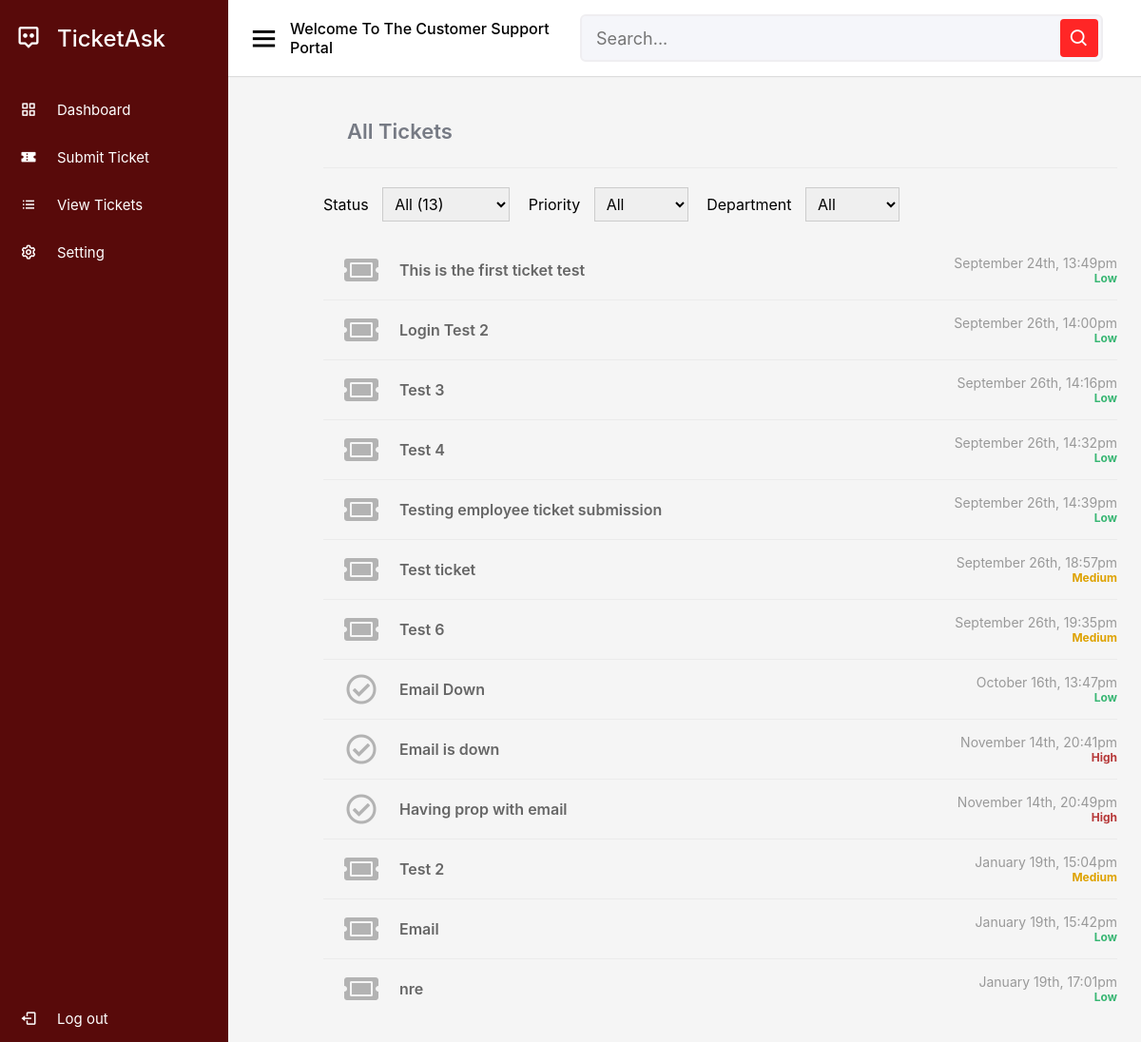
The app's page /tickets.php (signed in) with its own data.
### tables this page shows
CREATE TABLE `Ticket` (
  `ticket_id` int(11) NOT NULL,
  `opened` datetime NOT NULL DEFAULT current_timestamp(),
  `subject` varchar(35) NOT NULL,
  `customer_id` int(11) NOT NULL,
  `employee_id` int(11) DEFAULT NULL,
  `status_id` int(11) NOT NULL DEFAULT 1,
  `priority_id` int(11) NOT NULL DEFAULT 1,
  `queue_id` int(11) NOT NULL DEFAULT 1
);

### tickets.php (the view, shortened to what this page needs)
<?php
include 'functions.php';
$pdo = pdo_connect_mysql();
$status_id = isset($_GET['status_id']) ? $_GET['status_id'] : 'all';
$queue_id = isset($_GET['queue_id']) ? $_GET['queue_id'] : 'all';
$priority_id = isset($_GET['priority_id']) ? $_GET['priority_id'] : 'all';
$sql = 'WHERE customer_id = :customer_id AND';
$sql .= $status_id != 'all' ? ' status_id = :status_id AND' : '';
$sql .= $queue_id != 'all' ? ' queue_id = :queue_id AND' : '';
$sql .= $priority_id != 'all' ? ' priority_id = :priority_id AND' : '';
$sql = rtrim($sql,'AND');
$stmt = $pdo->prepare('SELECT * FROM Ticket ' . $sql . ' ORDER BY opened ASC');
$stmt->bindParam(':customer_id',$_SESSION['customer_id']);
$stmt->execute();
$tickets = $stmt->fetchAll(PDO::FETCH_ASSOC);
$stmt = $pdo->prepare('SELECT COUNT(*) FROM Ticket WHERE customer_id = ?');
$stmt->execute([$_SESSION['customer_id']]);
$num_tickets = $stmt->fetchColumn();
if ($status_id == 1) {
	$status_str = 'open';
} elseif ($status_id == 2) {
	$status_str = 'closed';
} elseif ($status_id == 3) {
	$status_str = 'resolved';
} else {
	$status_str = 'all';
}
?>
<?=template_header('Tickets')?>
<div class="content tickets">
<h2><?=ucfirst($status_str)?> Tickets</h2>
<form action="" method="get">
	<div>
		<label for="status_id">Status</label>
		<select name="status_id" id="status_id" onchange="this.parentElement.parentElement.submit()">
			<option value="all"<?=$status_id=='all'?' selected':''?>>All (<?=number_format($num_tickets)?>)</option>
		</select>
		<label for="priority_id">Priority</label>
		<select name="priority_id"id="priority_id" onchange="this.parentElement.parentElement.submit()">
			<option value="all"<?=$priority_id=='all'?' selected':''?>>All</option>
		</select>
		<label for="queue_id">Department</label>
		<select name="queue_id"id="queue_id" onchange="this.parentElement.parentElement.submit()">
			<option value="all"<?=$queue_id=='all'?' selected':''?>>All</option>
		</select>
	</div>
</form>
<div class="tickets-list">
	<?php foreach ($tickets as $ticket): ?>
	<a href="view.php?ticket_id=<?=$ticket['ticket_id']?>" class="ticket">
		<span class="con">
			<?php if ($ticket['status_id'] == 1): ?>
			<i class="fas fa-ticket-alt fa-2x"></i>
			<?php elseif ($ticket['status_id'] == 2): ?>
			<i class="far fa-window-close fa-2x"></i>
			<?php elseif ($ticket['status_id'] == 3): ?>
			<i class="far fa-check-circle fa-2x"></i>
			<?php endif; ?>
		</span>
		<span class="con">
				<span class="title"><?=htmlspecialchars($ticket['subject'], ENT_QUOTES)?></span>
		</span>
		<span class="con2">
				<span class="created responsive-hidden"><?=date('F dS, G:ia', strtotime($ticket['opened']))?>
				</span>
				<?php if ($ticket['priority_id'] == 1): ?>
				<span class="priority low">Low</span>
				<?php elseif ($ticket['priority_id'] == 2): ?>
				<span class="priority medium">Medium</span>
				<?php elseif ($ticket['priority_id'] == 3): ?>
				<span class="priority high">High</span>
				<?php endif; ?>
		</span>
	<?php endforeach; ?>
</div>
</div>

### style.css (style rules this page uses)
* { margin: 0; padding: 0; box-sizing: border-box; font-family: -apple-system, BlinkMacSystemFont, "segoe ui", roboto, oxygen, ubuntu, cantarell, "fira sans", "droid sans", "helvetica neue", Arial, sans-serif; font-size: 16px; }
body { background-color: #FFFFFF; margin: 0; }
.content { margin: 0 auto 0 50px; padding: 25px 25px 25px 50px; }
.content h2 { padding: 100px 25px 25px 25px; font-size: 22px; font-weight: 600; border-bottom: 1px solid #ebebeb; color: #767a84; }
.tickets .tickets-list, .home .tickets-list { display: flex; flex-flow: column; }
.tickets .tickets-list .ticket, .home .tickets-list .ticket { padding: 15px 0; width: 100%; border-bottom: 1px solid #ebebeb; display: flex; text-decoration: none; }
.tickets .tickets-list .ticket .con, .home .tickets-list .ticket .con { display: flex; justify-content: center; flex-flow: column; }
.tickets .tickets-list .ticket .con2, .home .tickets-list .ticket .con2 { display: flex; flex-flow: column; flex-grow: 1; align-items: flex-end; }
.tickets .tickets-list .ticket i, .home .tickets-list .ticket i { text-align: center; width: 80px; color: #b3b3b3; }
.tickets .tickets-list .ticket .title, .home .tickets-list .ticket .title { font-weight: 600; color: #666666; }
.tickets .tickets-list .ticket .created, .home .tickets-list .ticket .created { flex-grow: 1; align-items: flex-end; color: #999999; font-size: 14px; }
.tickets .tickets-list .ticket .priority, .home .tickets-list .ticket .priority { font-weight: bold; font-size: 12px; text-transform: capitalize; }
.tickets .tickets-list .ticket .priority.low, .home .tickets-list .ticket .priority.low { color: #38b673; }
.tickets .tickets-list .ticket .priority.medium, .home .tickets-list .ticket .priority.medium { color: #dea200; }
.tickets .tickets-list .ticket .priority.high, .home .tickets-list .ticket .priority.high { color: #b63838; }
.tickets .tickets-list .ticket:last-child, .home .tickets-list .ticket:last-child { border-bottom: 0; }
.tickets form, .home form { display: flex; padding: 20px 0; justify-content: space-between; }
.tickets form select, .tickets form input, .home form select, .home form input { border: 1px solid #cccccc; padding: 6px 8px; margin-left: 10px; }
.tickets form select, .home form select { margin-right: 15px; }

### records on screen
ticket: subject "This is the first ticket test", opened "September 24th, 13:49pm", shows "Low"
ticket: subject "Login Test 2", opened "September 26th, 14:00pm", shows "Low"
ticket: subject "Test 3", opened "September 26th, 14:16pm", shows "Low"
ticket: subject "Test 4", opened "September 26th, 14:32pm", shows "Low"
ticket: subject "Testing employee ticket submission", opened "September 26th, 14:39pm", shows "Low"
ticket: subject "Test ticket", opened "September 26th, 18:57pm", shows "Medium"
ticket: subject "Test 6", opened "September 26th, 19:35pm", shows "Medium"
ticket: subject "Email Down", opened "October 16th, 13:47pm", shows "Low"
ticket: subject "Email is down", opened "November 14th, 20:41pm", shows "High"
ticket: subject "Having prop with email", opened "November 14th, 20:49pm", shows "High"
ticket: subject "Test 2", opened "January 19th, 15:04pm", shows "Medium"
ticket: subject "Email", opened "January 19th, 15:42pm", shows "Low"
ticket: subject "nre", opened "January 19th, 17:01pm", shows "Low"

### other values on screen
$status_str "All"
